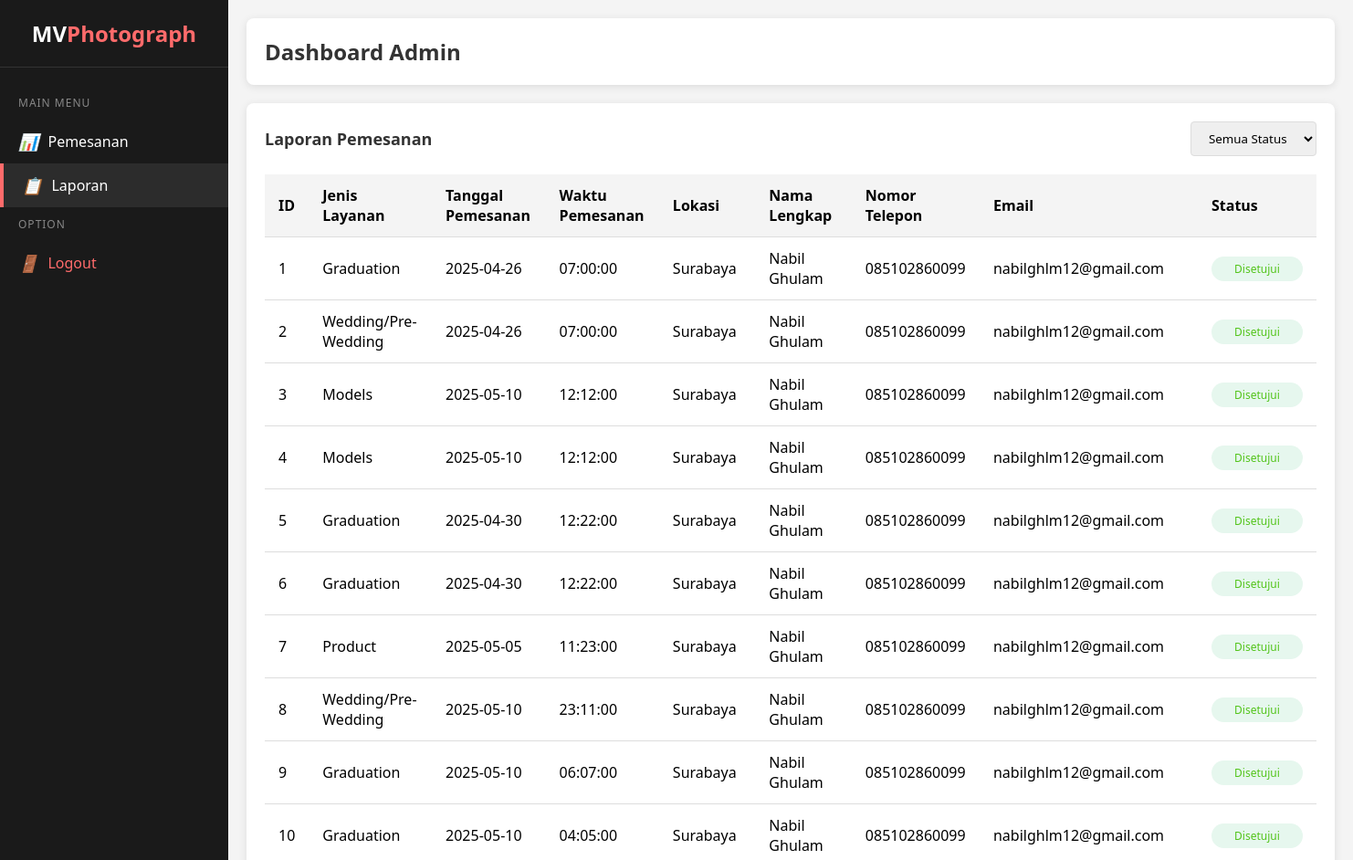
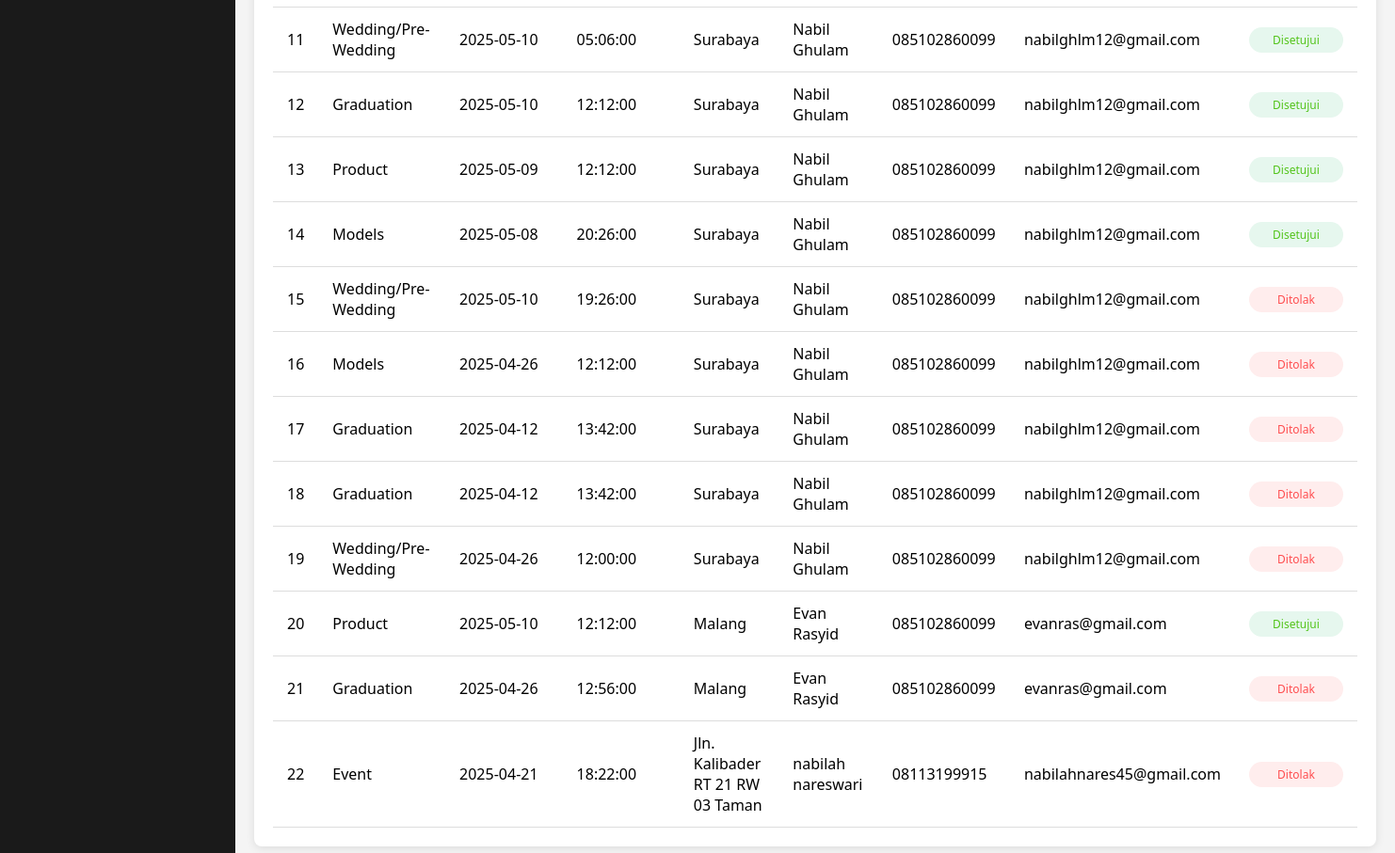
The app's page /laporan-admin.php with its own data (2 pictures, top to bottom).
### tables this page shows
CREATE TABLE `pemesanan` (
  `id` int(255) NOT NULL,
  `jenis_layanan` varchar(100) NOT NULL,
  `tanggal_pemesanan` date NOT NULL,
  `waktu_pemesanan` time NOT NULL,
  `lokasi` text NOT NULL,
  `nama_lengkap` varchar(100) NOT NULL,
  `nomor_telepon` varchar(20) NOT NULL,
  `email` varchar(100) NOT NULL,
  `status` varchar(255) NOT NULL DEFAULT 'Menunggu',
  `created_at` timestamp NOT NULL DEFAULT current_timestamp()
);

### laporan-admin.php (the view, shortened to what this page needs)
<?php
require 'php/server.php';
$status_filter = isset($_GET['status']) ? $_GET['status'] : '';
if ($status_filter != '' && in_array($status_filter, ['Menunggu', 'Disetujui', 'Ditolak'])) {
    $stmt = $conn->prepare("SELECT * FROM pemesanan WHERE status = ?");
    $stmt->bind_param("s", $status_filter);
    $stmt->execute();
    $result = $stmt->get_result();
} else {
    $result = $conn->query("SELECT * FROM pemesanan");
}
?>
<!DOCTYPE html>
<html lang="en">
<head>
    <link rel="stylesheet" href="css/style-admin.css">
</head>
<body>
<div class="container">
    <div class="sidebar">
        <div class="logo">
            <h1>MV<span>Photograph</span></h1>
        </div>
        <div class="menu">
            <div class="menu-title">Main Menu</div>
            <div class="menu-item" onclick="window.location.href='index-admin.php'">
                <i>📊</i> Pemesanan
            </div>
            <div class="menu-item active" onclick="window.location.href='laporan-admin.php'">
                <i>📋</i> Laporan
            </div>
            <div class="menu-title">Option</div>
            <div class="menu-item logout" onclick="confirmLogout()" style="color: #ff6b6b;">
                <i>🚪</i> Logout
            </div>
        </div>
    </div>
    <div class="main-content">
        <div class="header">
            <h2>Dashboard Admin</h2>
        </div>
        <div class="orders-section">
            <div class="section-header" style="display: flex; justify-content: space-between; align-items: center;">
                <h3 class="section-title" style="margin: 0;">Laporan Pemesanan</h3>
                <div style="display: flex; align-items: center; gap: 10px;">
                <select class="filter-dropdown" onchange="filterStatus(this.value)">
                    <option value="">Semua Status</option>
                </select>
                </div>
            </div>
            <table>
                <thead>
                    <tr>
                        <th>ID</th>
                        <th>Jenis Layanan</th>
                        <th>Tanggal Pemesanan</th>
                        <th>Waktu Pemesanan</th>
                        <th>Lokasi</th>
                        <th>Nama Lengkap</th>
                        <th>Nomor Telepon</th>
                        <th>Email</th>
                        <th>Status</th>
                    </tr>
                </thead>
                <tbody>
                    <?php if ($result->num_rows > 0): ?>
                        <?php while ($row = $result->fetch_assoc()): ?>
                            <tr>
                                <td><?= htmlspecialchars($row['id']) ?></td>
                                <td><?= htmlspecialchars($row['jenis_layanan']) ?></td>
                                <td><?= htmlspecialchars($row['tanggal_pemesanan']) ?></td>
                                <td><?= htmlspecialchars($row['waktu_pemesanan']) ?></td>
                                <td><?= htmlspecialchars($row['lokasi']) ?></td>
                                <td><?= htmlspecialchars($row['nama_lengkap']) ?></td>
                                <td><?= htmlspecialchars($row['nomor_telepon']) ?></td>
                                <td><?= htmlspecialchars($row['email']) ?></td>
                                <td>
                                    <?php
                                    $status = $row['status'];
                                    $class = '';
                                    if ($status == 'Menunggu') {
                                        $class = 'pending';
                                    } elseif ($status == 'Disetujui') {
                                        $class = 'approved';
                                    } elseif ($status == 'Ditolak') {
                                        $class = 'rejected';
                                    } elseif ($status == 'Selesai') {
                                        $class = 'completed';
                                    }
                                    echo '<span class="status ' . $class . '">' . htmlspecialchars($status) . '</span>';
                                    ?>
                                </td>
                            </tr>
                        <?php endwhile; ?>
                    <?php else: ?>
                        <tr>
                            <td colspan="10">Belum ada pemesanan.</td>
                        </tr>
                    <?php endif; ?>
                </tbody>
            </table>
        </div>
    </div>
</div>
</body>
</html>

### css/style-admin.css (style rules this page uses)
* { margin: 0; padding: 0; box-sizing: border-box; font-family: 'Segoe UI', Tahoma, Geneva, Verdana, sans-serif; }
body { background-color: #f4f4f4; }
.container { display: flex; min-height: 100vh; }
.sidebar { width: 250px; background-color: #1a1a1a; color: #fff; position: fixed; height: 100%; overflow-y: auto; }
.logo { padding: 20px; text-align: center; border-bottom: 1px solid #333; }
.logo h1 { font-size: 24px; }
.logo span { color: #ff6b6b; }
.menu { padding: 20px 0; }
.menu-title { padding: 10px 20px; color: #888; font-size: 12px; text-transform: uppercase; letter-spacing: 1px; }
.menu-item { padding: 12px 20px; display: flex; align-items: center; cursor: pointer; transition: all 0.3s ease; }
.menu-item.active { background-color: #2c2c2c; border-left: 4px solid #ff6b6b; }
.menu-item i { margin-right: 10px; font-size: 18px; }
.main-content { flex: 1; margin-left: 250px; padding: 20px; }
.header { display: flex; justify-content: space-between; align-items: center; padding: 20px; background-color: #fff; border-radius: 8px; box-shadow: 0 2px 10px rgba(0, 0, 0, 0.1); margin-bottom: 20px; }
.header h2 { color: #333; }
.orders-section { background-color: #fff; border-radius: 8px; padding: 20px; box-shadow: 0 2px 10px rgba(0, 0, 0, 0.1); }
.section-header { display: flex; justify-content: space-between; align-items: center; margin-bottom: 20px; }
.section-title { font-size: 18px; color: #333; }
.filter-dropdown { padding: 8px 15px; border: 1px solid #ddd; border-radius: 4px; outline: none; }
table { width: 100%; border-collapse: collapse; }
thead { background-color: #f4f4f4; }
th, td { padding: 12px 15px; text-align: left; border-bottom: 1px solid #ddd; }
.status { padding: 5px 10px; border-radius: 20px; font-size: 12px; text-align: center; display: inline-block; min-width: 100px; }
.approved { background-color: #e6f7ee; color: #52c41a; }
.rejected { background-color: #ffeded; color: #ff4d4f; }

### records on screen
pemesanan: id "1", jenis_layanan "Graduation", tanggal_pemesanan "2025-04-26", waktu_pemesanan "07:00:00", lokasi "Surabaya", nama_lengkap "Nabil Ghulam", nomor_telepon "085102860099", email "nabilghlm12@gmail.com", status "Disetujui"
pemesanan: id "2", jenis_layanan "Wedding/Pre-Wedding", tanggal_pemesanan "2025-04-26", waktu_pemesanan "07:00:00", lokasi "Surabaya", nama_lengkap "Nabil Ghulam", nomor_telepon "085102860099", email "nabilghlm12@gmail.com", status "Disetujui"
pemesanan: id "3", jenis_layanan "Models", tanggal_pemesanan "2025-05-10", waktu_pemesanan "12:12:00", lokasi "Surabaya", nama_lengkap "Nabil Ghulam", nomor_telepon "085102860099", email "nabilghlm12@gmail.com", status "Disetujui"
pemesanan: id "4", jenis_layanan "Models", tanggal_pemesanan "2025-05-10", waktu_pemesanan "12:12:00", lokasi "Surabaya", nama_lengkap "Nabil Ghulam", nomor_telepon "085102860099", email "nabilghlm12@gmail.com", status "Disetujui"
pemesanan: id "5", jenis_layanan "Graduation", tanggal_pemesanan "2025-04-30", waktu_pemesanan "12:22:00", lokasi "Surabaya", nama_lengkap "Nabil Ghulam", nomor_telepon "085102860099", email "nabilghlm12@gmail.com", status "Disetujui"
pemesanan: id "6", jenis_layanan "Graduation", tanggal_pemesanan "2025-04-30", waktu_pemesanan "12:22:00", lokasi "Surabaya", nama_lengkap "Nabil Ghulam", nomor_telepon "085102860099", email "nabilghlm12@gmail.com", status "Disetujui"
pemesanan: id "7", jenis_layanan "Product", tanggal_pemesanan "2025-05-05", waktu_pemesanan "11:23:00", lokasi "Surabaya", nama_lengkap "Nabil Ghulam", nomor_telepon "085102860099", email "nabilghlm12@gmail.com", status "Disetujui"
pemesanan: id "8", jenis_layanan "Wedding/Pre-Wedding", tanggal_pemesanan "2025-05-10", waktu_pemesanan "23:11:00", lokasi "Surabaya", nama_lengkap "Nabil Ghulam", nomor_telepon "085102860099", email "nabilghlm12@gmail.com", status "Disetujui"
pemesanan: id "9", jenis_layanan "Graduation", tanggal_pemesanan "2025-05-10", waktu_pemesanan "06:07:00", lokasi "Surabaya", nama_lengkap "Nabil Ghulam", nomor_telepon "085102860099", email "nabilghlm12@gmail.com", status "Disetujui"
pemesanan: id "10", jenis_layanan "Graduation", tanggal_pemesanan "2025-05-10", waktu_pemesanan "04:05:00", lokasi "Surabaya", nama_lengkap "Nabil Ghulam", nomor_telepon "085102860099", email "nabilghlm12@gmail.com", status "Disetujui"
pemesanan: id "11", jenis_layanan "Wedding/Pre-Wedding", tanggal_pemesanan "2025-05-10", waktu_pemesanan "05:06:00", lokasi "Surabaya", nama_lengkap "Nabil Ghulam", nomor_telepon "085102860099", email "nabilghlm12@gmail.com", status "Disetujui"
pemesanan: id "12", jenis_layanan "Graduation", tanggal_pemesanan "2025-05-10", waktu_pemesanan "12:12:00", lokasi "Surabaya", nama_lengkap "Nabil Ghulam", nomor_telepon "085102860099", email "nabilghlm12@gmail.com", status "Disetujui"
pemesanan: id "13", jenis_layanan "Product", tanggal_pemesanan "2025-05-09", waktu_pemesanan "12:12:00", lokasi "Surabaya", nama_lengkap "Nabil Ghulam", nomor_telepon "085102860099", email "nabilghlm12@gmail.com", status "Disetujui"
pemesanan: id "14", jenis_layanan "Models", tanggal_pemesanan "2025-05-08", waktu_pemesanan "20:26:00", lokasi "Surabaya", nama_lengkap "Nabil Ghulam", nomor_telepon "085102860099", email "nabilghlm12@gmail.com", status "Disetujui"
pemesanan: id "15", jenis_layanan "Wedding/Pre-Wedding", tanggal_pemesanan "2025-05-10", waktu_pemesanan "19:26:00", lokasi "Surabaya", nama_lengkap "Nabil Ghulam", nomor_telepon "085102860099", email "nabilghlm12@gmail.com", status "Ditolak"
pemesanan: id "16", jenis_layanan "Models", tanggal_pemesanan "2025-04-26", waktu_pemesanan "12:12:00", lokasi "Surabaya", nama_lengkap "Nabil Ghulam", nomor_telepon "085102860099", email "nabilghlm12@gmail.com", status "Ditolak"
pemesanan: id "17", jenis_layanan "Graduation", tanggal_pemesanan "2025-04-12", waktu_pemesanan "13:42:00", lokasi "Surabaya", nama_lengkap "Nabil Ghulam", nomor_telepon "085102860099", email "nabilghlm12@gmail.com", status "Ditolak"
pemesanan: id "18", jenis_layanan "Graduation", tanggal_pemesanan "2025-04-12", waktu_pemesanan "13:42:00", lokasi "Surabaya", nama_lengkap "Nabil Ghulam", nomor_telepon "085102860099", email "nabilghlm12@gmail.com", status "Ditolak"
pemesanan: id "19", jenis_layanan "Wedding/Pre-Wedding", tanggal_pemesanan "2025-04-26", waktu_pemesanan "12:00:00", lokasi "Surabaya", nama_lengkap "Nabil Ghulam", nomor_telepon "085102860099", email "nabilghlm12@gmail.com", status "Ditolak"
pemesanan: id "20", jenis_layanan "Product", tanggal_pemesanan "2025-05-10", waktu_pemesanan "12:12:00", lokasi "Malang", nama_lengkap "Evan Rasyid", nomor_telepon "085102860099", email "evanras@gmail.com", status "Disetujui"
pemesanan: id "21", jenis_layanan "Graduation", tanggal_pemesanan "2025-04-26", waktu_pemesanan "12:56:00", lokasi "Malang", nama_lengkap "Evan Rasyid", nomor_telepon "085102860099", email "evanras@gmail.com", status "Ditolak"
pemesanan: id "22", jenis_layanan "Event", tanggal_pemesanan "2025-04-21", waktu_pemesanan "18:22:00", lokasi "Jln. Kalibader RT 21 RW 03 Taman", nama_lengkap "nabilah nareswari", nomor_telepon "08113199915", email "nabilahnares45@gmail.com", status "Ditolak"
